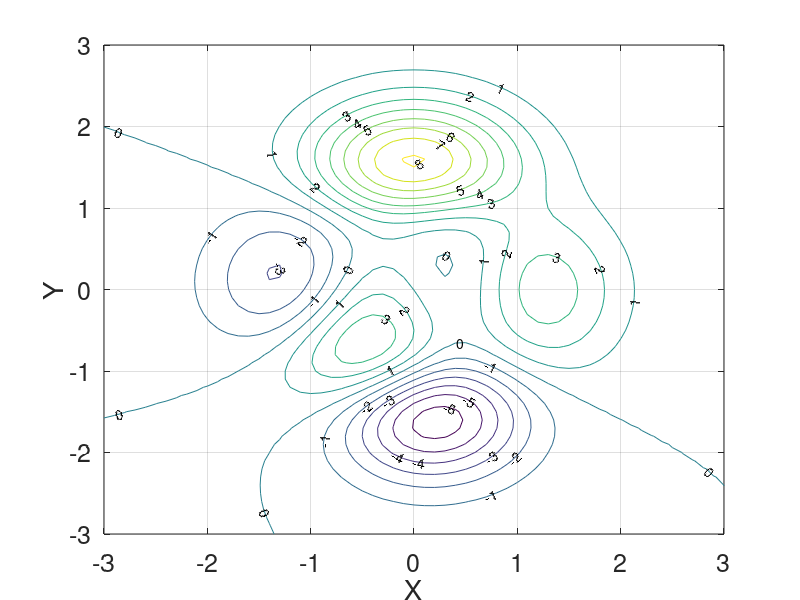
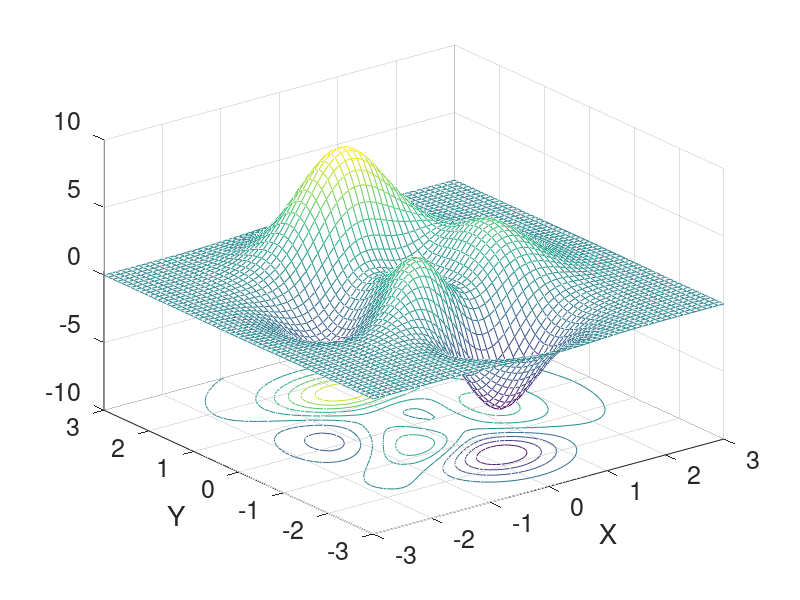
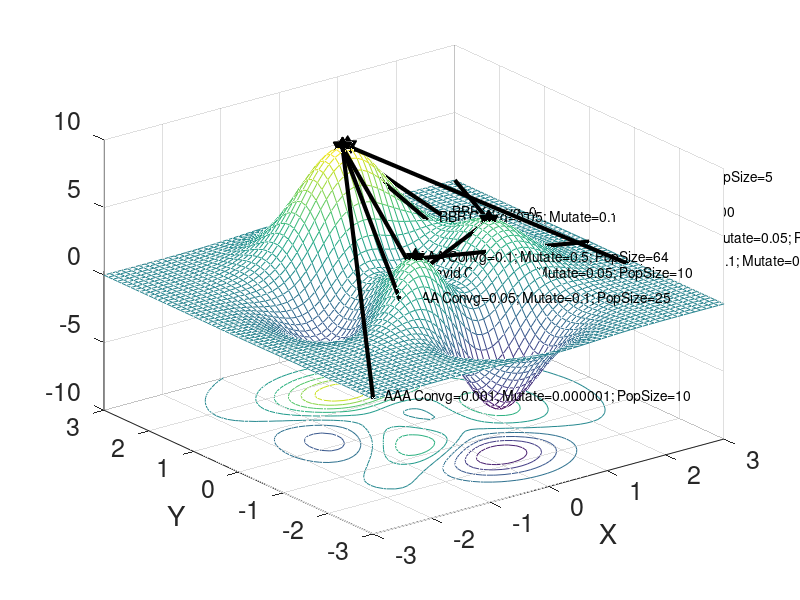
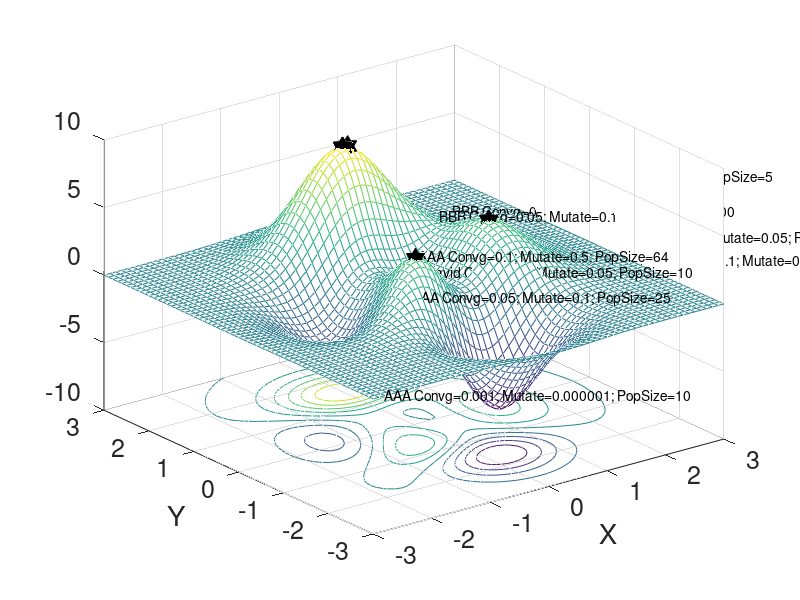

Write the MATLAB code that produced these figures, in order.
%% Example ChevyGeneticOnline
%
% This script plots the objective function of the Chevyychev Function 2
% (has multiple peaks)
% Using student solutions from the Genetic algorithm run in Excel
% 
% ChevyChev Function taken from https://www.chebfun.org/docs/guide/guide12.html
% Student solutions from https://docs.google.com/spreadsheets/d/1HrinIg7Jr20wQv2IKfQsFs6CRJ9JaeoyVLd-YMBER2Q/edit?gid=0#gid=0
% on worksheet "GeneticFormattedForInputToMatlab"
%
% The Problem:
% Maximize Z = 3*(1-x).^2.*exp(-(x.^2) - (y+1).^2) ... 
%   - 10*(x/5 - x.^3 - y.^5).*exp(-x.^2-y.^2) ... 
%   - 1/3*exp(-(x+1).^2 - y.^2)
% s.t.
% -3 <= x <= 3
% -3 <= y <= 3
%
% David E. Rosenberg
% October 28, 2025
% CEE 6410
%
% The task is students will solve the Excel version of the problem using
% different starnting points to explore the "optimal" solution.



%% Paste in Student solutions from https://docs.google.com/spreadsheets/d/1HrinIg7Jr20wQv2IKfQsFs6CRJ9JaeoyVLd-YMBER2Q/edit?gid=0#gid=0
% on worksheet "GeneticFormattedForInputToMatlab"

xPaths = [ 
0	0	1.284	0.012	3.59	;
2	2	-0.009	1.581	8.11	;
-0.5	-0.5	-0.009	1.581	8.11	;
1	1	-0.009	1.582	8.11	;
-1	-1	-0.011	1.583	8.11	;
3	3	1.281	-0.004	3.59	;
-3	-3	-0.009	1.581	8.11	;
3	0	-0.456	-0.627	3.77	;
2.9	-1	0.083	1.587	8.10	;
];

%Calculate the objective function for the start point. Add as new column
xPaths = [xPaths  3*(1-xPaths(:,1)).^2.*exp(-(xPaths(:,1).^2) - (xPaths(:,2)+1).^2) ... 
   - 10*(xPaths(:,1)/5 - xPaths(:,1).^3 - xPaths(:,2).^5).*exp(-xPaths(:,1).^2-xPaths(:,2).^2) ... 
   - 1/3*exp(-(xPaths(:,1)+1).^2 - xPaths(:,2).^2)];


%% Paste in student solutions from Google Sheet GeneticProgramming to draw Final Solution points
% https://docs.google.com/spreadsheets/d/1HrinIg7Jr20wQv2IKfQsFs6CRJ9JaeoyVLd-YMBER2Q/edit#gid=947363793

xEvolutionarySolutions = xPaths;

%Find the number of rows in the solutions matrix
nRows = size(xEvolutionarySolutions,1);
%Create a zero vector
newColumn = ones(nRows, 1);
%Add the zero vector to the matrix becaouse this script wants 6 columns
xEvolutionarySolutions = [newColumn xEvolutionarySolutions];

%cell array of Names to go with each solution
sNames = {
'David Convg=0.1; Mutate=0.05; PopSize=10'
'BBB Convg=0.01; Mutate=0.005; PopSize=100'
'AAA Convg=0.1; Mutate=0.5; PopSize=64'
'BBB Convg=0.05; Mutate=0.1; PopSize=25'
'AAA Convg=0.05; Mutate=0.1; PopSize=25'
'BBB Convg=0.002; Mutate=0.0000001; PopSize=5'
'AAA Convg=0.001; Mutate=0.000001; PopSize=10'
'BBB Convg=0.05; Mutate=0.05; PopSize=15'
'AAA Convg=0.1; Mutate=0.05; PopSize=10' };



%Create a grid and calculate of the objective function on it
xPts = [-3:.1:3];
[xMesh,yMesh] = meshgrid(xPts,xPts);
z = 3*(1-xMesh).^2.*exp(-(xMesh.^2) - (yMesh+1).^2) ... 
   - 10*(xMesh/5 - xMesh.^3 - yMesh.^5).*exp(-xMesh.^2-yMesh.^2) ... 
   - 1/3*exp(-(xMesh+1).^2 - yMesh.^2);

%% Figure 1 Objective Function as contour lines - no student solutions
%Create the plot and annotate it
[h,cons] = contour(xMesh,yMesh,z,[-10:1:10]); %,'showtext','on', 'labelspacing',1000);
clabel(h);
hold on

%Plot solutions
%plot(xGradPath(:,1),xGradPath(:,2),'LineWidth',3,'Color','Blue','marker','x','markersize',12);

set(gca,'fontsize',18,'xLim',[-3 3],'yLim',[-3 3]);
xlabel('X');
ylabel('Y');

set(gca,'xtick',[-3:1:3],'xticklabel',[-3:1:3])
set(gca,'ytick',[-3:1:3],'yticklabel',[-3:1:3])
set(cons,'labelspacing',1);

%Label the constraints
%annotation('textbox',[0.6 0.65 0.175 0.05],'String','Constraint 1','FitBoxToText','off');

grid on

hold off

%% Figure 2: 3-d surface plot without student solutions
figure
meshc(xMesh,yMesh,z)
hold on

set(gca,'fontsize',18,'xLim',[-3 3],'yLim',[-3 3]);
xlabel('X');
ylabel('Y');

set(gca,'xtick',[-3:1:3],'xticklabel',[-3:1:3])
set(gca,'ytick',[-3:1:3],'yticklabel',[-3:1:3])
set(cons,'labelspacing',1);

%%Figure 3: 3-d surface plot with student solution paths, algorithm
%%parameters at start point, and marker at optimum solution
figure
meshc(xMesh,yMesh,z)
hold on

set(gca,'fontsize',18,'xLim',[-3 3],'yLim',[-3 3]);
xlabel('X');
ylabel('Y');

%Plot the student solutions
for i = 1:size(xPaths,1)
    xToPlot = [xPaths(i,1) xPaths(i,2) xPaths(i,6);
               xPaths(i,3) xPaths(i,4) xPaths(i,5)];
    plot3(xToPlot(:,1),xToPlot(:,2),xToPlot(:,3),'LineWidth',3,'Color','Black','marker','none','markersize',12);
    % Plot final (optimal) solution as a marker
    plot3(xEvolutionarySolutions(i,4),xEvolutionarySolutions(i,5),xEvolutionarySolutions(i,6),'h','Color','Black','markersize',15,'markerfacecolor','black');

end    

%Plot student names and parameters at start point
text(xEvolutionarySolutions(:,2)+0.2,xEvolutionarySolutions(:,3),xEvolutionarySolutions(:,7),sNames);
% Plot final solution points as markers
%Add student solutions
%plot3(xEvolutionarySolutions(:,4),xEvolutionarySolutions(:,5),xEvolutionarySolutions(:,6),'h','Color','Black','markersize',15,'markerfacecolor','black');

set(gca,'xtick',[-3:1:3],'xticklabel',[-3:1:3])
set(gca,'ytick',[-3:1:3],'yticklabel',[-3:1:3])
set(cons,'labelspacing',1);

%% Figure 4: #d surface plot with student evolutionary solutions as markers
figure
meshc(xMesh,yMesh,z)
hold on

set(gca,'fontsize',18,'xLim',[-3 3],'yLim',[-3 3]);
xlabel('X');
ylabel('Y');

%Add student solutions
plot3(xEvolutionarySolutions(:,4),xEvolutionarySolutions(:,5),xEvolutionarySolutions(:,6),'h','Color','Black','markersize',15,'markerfacecolor','black');
%Label the points with student names  
%text(xEvolutionarySolutions(:,4)+0.2,xEvolutionarySolutions(:,5),xEvolutionarySolutions(:,6),sNames);
text(xEvolutionarySolutions(:,2)+0.2,xEvolutionarySolutions(:,3),xEvolutionarySolutions(:,7),sNames);

set(gca,'xtick',[-3:1:3],'xticklabel',[-3:1:3])
set(gca,'ytick',[-3:1:3],'yticklabel',[-3:1:3])
set(cons,'labelspacing',1);
